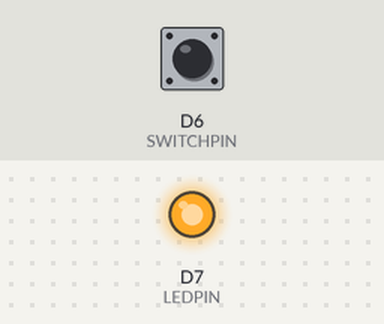
This sketch was run on a simulated ESP8266 (NodeMCU). On the bench: output pins drawn as LEDs (lit = HIGH). Inputs (shaded band) come from the test bench; at power-on: D6 (SWITCHPIN) LOW.

Above: at 1.2 s.
1.3 s: D6 (SWITCHPIN) pulled HIGH for 0.15 s
At 1.37 s:
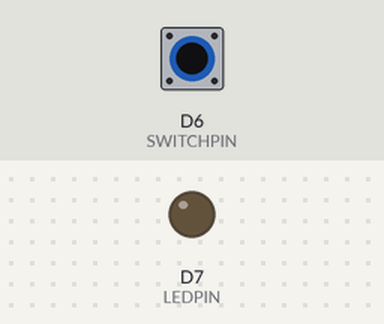
2.9 s: D6 (SWITCHPIN) pulled HIGH for 3.2 s
At 7.4 s:
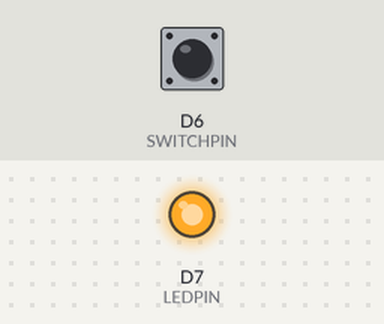
Timing chart, 0 to 8.9 s (numbered marks = the images above; inputs shaded):
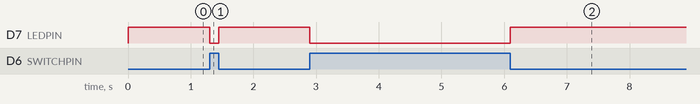

Measured:
- after the input at 1.3 s, D7 (LEDPIN): HIGH → LOW at once, → HIGH 0.15 s later
- after the input at 2.9 s, D7 (LEDPIN): HIGH → LOW at once, → HIGH 3.2 s later

The sketch:

switchLED.ino
```cpp
const int LEDPIN = D7;
const int SWITCHPIN = D6;

void setup() {
  pinMode(LEDPIN, OUTPUT);
  pinMode(SWITCHPIN, INPUT_PULLDOWN); //pull down resistor
}

void loop() {
  if (digitalRead(SWITCHPIN) == LOW) { // read the switch, if it's low>>
    digitalWrite(LEDPIN, HIGH);  // LED ON
  }
  else {
    digitalWrite(LEDPIN, LOW);   // LED OFF
  }
}
```
